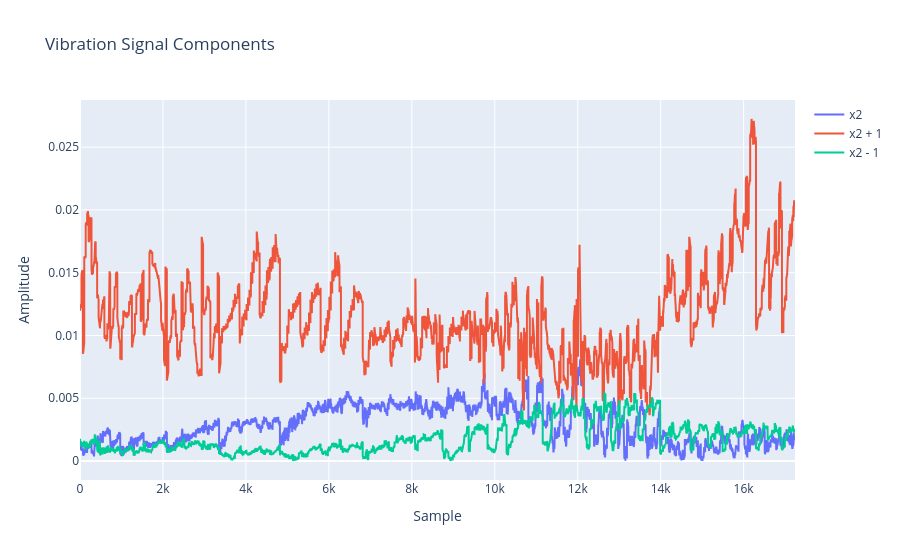

Notebook code cell kept with this figure:
### Code cell
x2 = np.array([x for x in nominal["vib1"]])[:, 37]
x22 = np.array([x for x in nominal["vib1"]])[:, 38]
x23 = np.array([x for x in nominal["vib1"]])[:, 36]

fig = go.Figure()
fig.add_trace(go.Scatter(y=x2, mode="lines", name="x2"))
fig.add_trace(go.Scatter(y=x22, mode="lines", name="x2 + 1"))
fig.add_trace(go.Scatter(y=x23, mode="lines", name="x2 - 1"))
fig.update_layout(
    title="2 x GMFO and closest sidebands",
    xaxis_title="Sample",
    yaxis_title="Amplitude",
)
fig.show()
# plt.plot(x2)
# plt.plot(x22)
# plt.plot(x23)

### Figure 1 — Plotly figure (JSON) as saved in the notebook; plotly's stock layout.template omitted (floating-point values rounded to 4 significant figures; data arrays with more than 128 entries replaced by an {"elided": "..."} marker saying what was removed)
{"data": [{"mode": "lines", "name": "x2", "type": "scatter", "y": {"elided": "17240 float values"}}, {"mode": "lines", "name": "x2 + 1", "type": "scatter", "y": {"elided": "17240 float values"}}, {"mode": "lines", "name": "x2 - 1", "type": "scatter", "y": {"elided": "17240 float values"}}], "layout": {"title": {"text": "Vibration Signal Components"}, "xaxis": {"title": {"text": "Sample"}}, "yaxis": {"title": {"text": "Amplitude"}}}}
